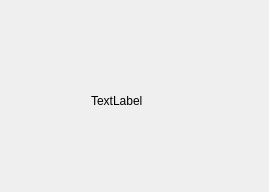
<?xml version="1.0" encoding="UTF-8"?>
<ui version="4.0">
 <class>picture</class>
 <widget class="QDialog" name="picture">
  <property name="geometry">
   <rect>
    <x>0</x>
    <y>0</y>
    <width>269</width>
    <height>192</height>
   </rect>
  </property>
  <property name="windowTitle">
   <string>Dialog</string>
  </property>
  <widget class="QLabel" name="label">
   <property name="geometry">
    <rect>
     <x>91</x>
     <y>60</y>
     <width>91</width>
     <height>81</height>
    </rect>
   </property>
   <property name="text">
    <string>TextLabel</string>
   </property>
   <property name="scaledContents">
    <bool>true</bool>
   </property>
  </widget>
 </widget>
 <resources/>
 <connections/>
</ui>
